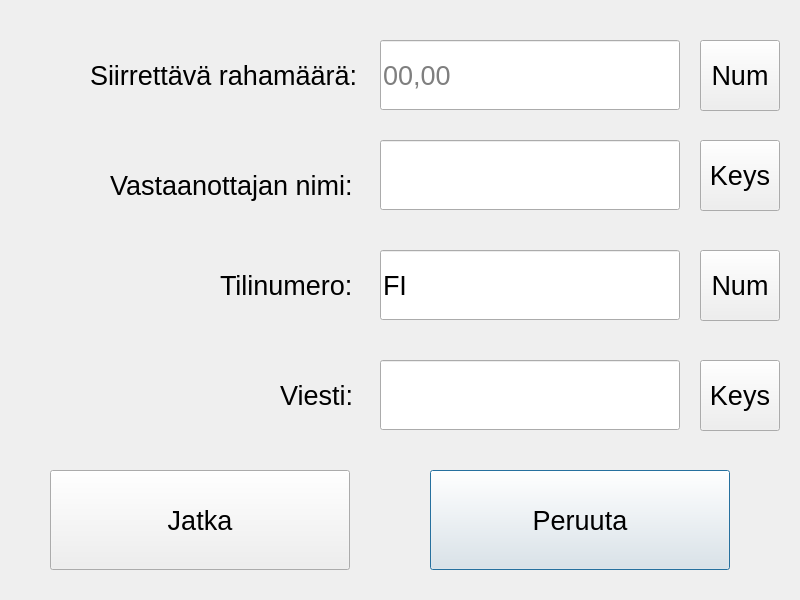
<?xml version="1.0" encoding="UTF-8"?>
<ui version="4.0">
 <class>RahanSiirto</class>
 <widget class="QDialog" name="RahanSiirto">
  <property name="geometry">
   <rect>
    <x>0</x>
    <y>0</y>
    <width>800</width>
    <height>600</height>
   </rect>
  </property>
  <property name="font">
   <font>
    <pointsize>20</pointsize>
   </font>
  </property>
  <property name="mouseTracking">
   <bool>true</bool>
  </property>
  <property name="windowTitle">
   <string>Tilisiirto</string>
  </property>
  <widget class="QPushButton" name="palaaButton">
   <property name="geometry">
    <rect>
     <x>430</x>
     <y>470</y>
     <width>300</width>
     <height>100</height>
    </rect>
   </property>
   <property name="mouseTracking">
    <bool>true</bool>
   </property>
   <property name="text">
    <string>Peruuta</string>
   </property>
  </widget>
  <widget class="QPushButton" name="jatkaButton">
   <property name="geometry">
    <rect>
     <x>50</x>
     <y>470</y>
     <width>300</width>
     <height>100</height>
    </rect>
   </property>
   <property name="mouseTracking">
    <bool>true</bool>
   </property>
   <property name="text">
    <string>Jatka</string>
   </property>
  </widget>
  <widget class="QLabel" name="label">
   <property name="geometry">
    <rect>
     <x>90</x>
     <y>40</y>
     <width>291</width>
     <height>70</height>
    </rect>
   </property>
   <property name="mouseTracking">
    <bool>true</bool>
   </property>
   <property name="text">
    <string>Siirrettävä rahamäärä:</string>
   </property>
  </widget>
  <widget class="QLineEdit" name="SiirtoEdit">
   <property name="geometry">
    <rect>
     <x>380</x>
     <y>40</y>
     <width>300</width>
     <height>70</height>
    </rect>
   </property>
   <property name="mouseTracking">
    <bool>true</bool>
   </property>
   <property name="text">
    <string/>
   </property>
   <property name="placeholderText">
    <string>00,00</string>
   </property>
  </widget>
  <widget class="QLineEdit" name="lineEdit">
   <property name="geometry">
    <rect>
     <x>380</x>
     <y>250</y>
     <width>300</width>
     <height>70</height>
    </rect>
   </property>
   <property name="mouseTracking">
    <bool>true</bool>
   </property>
   <property name="text">
    <string>FI</string>
   </property>
  </widget>
  <widget class="QLabel" name="label_3">
   <property name="geometry">
    <rect>
     <x>220</x>
     <y>250</y>
     <width>161</width>
     <height>70</height>
    </rect>
   </property>
   <property name="mouseTracking">
    <bool>true</bool>
   </property>
   <property name="text">
    <string>Tilinumero:</string>
   </property>
  </widget>
  <widget class="QLabel" name="label_2">
   <property name="geometry">
    <rect>
     <x>110</x>
     <y>150</y>
     <width>271</width>
     <height>70</height>
    </rect>
   </property>
   <property name="mouseTracking">
    <bool>true</bool>
   </property>
   <property name="text">
    <string>Vastaanottajan nimi:</string>
   </property>
  </widget>
  <widget class="QLineEdit" name="NimiEdit">
   <property name="geometry">
    <rect>
     <x>380</x>
     <y>140</y>
     <width>300</width>
     <height>70</height>
    </rect>
   </property>
   <property name="mouseTracking">
    <bool>true</bool>
   </property>
  </widget>
  <widget class="QLabel" name="viestiLabel">
   <property name="geometry">
    <rect>
     <x>280</x>
     <y>360</y>
     <width>101</width>
     <height>70</height>
    </rect>
   </property>
   <property name="mouseTracking">
    <bool>true</bool>
   </property>
   <property name="text">
    <string>Viesti:</string>
   </property>
  </widget>
  <widget class="QLineEdit" name="viestiEdit">
   <property name="geometry">
    <rect>
     <x>380</x>
     <y>360</y>
     <width>300</width>
     <height>70</height>
    </rect>
   </property>
   <property name="mouseTracking">
    <bool>true</bool>
   </property>
  </widget>
  <widget class="QPushButton" name="pushButton">
   <property name="geometry">
    <rect>
     <x>700</x>
     <y>40</y>
     <width>80</width>
     <height>71</height>
    </rect>
   </property>
   <property name="text">
    <string>Num</string>
   </property>
  </widget>
  <widget class="QPushButton" name="pushButton_2">
   <property name="geometry">
    <rect>
     <x>700</x>
     <y>140</y>
     <width>80</width>
     <height>71</height>
    </rect>
   </property>
   <property name="text">
    <string>Keys</string>
   </property>
  </widget>
  <widget class="QPushButton" name="pushButton_3">
   <property name="geometry">
    <rect>
     <x>700</x>
     <y>250</y>
     <width>80</width>
     <height>71</height>
    </rect>
   </property>
   <property name="text">
    <string>Num</string>
   </property>
  </widget>
  <widget class="QPushButton" name="pushButton_4">
   <property name="geometry">
    <rect>
     <x>700</x>
     <y>360</y>
     <width>80</width>
     <height>71</height>
    </rect>
   </property>
   <property name="text">
    <string>Keys</string>
   </property>
  </widget>
 </widget>
 <resources/>
 <connections/>
</ui>
